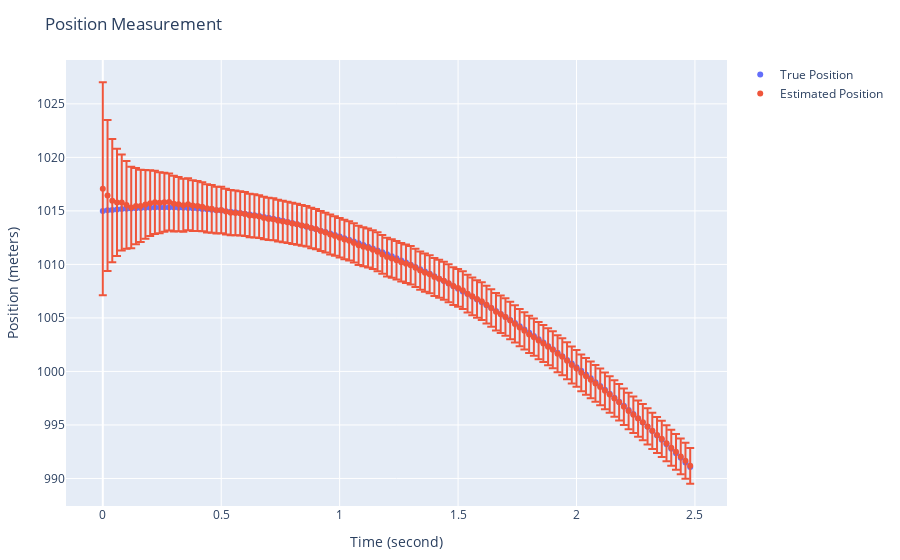

This figure's notebook cell:
### Markdown cell above
Plot the true and estimated position

### Code cell
plot(
    [
        # True position
        scatter(
            mode="markers",
            x=time_axis_sec,
            y=true_state_fcn_time[1, :],
            name="True Position"
        ),
        # Estimated position
        scatter(
            mode="markers",
            x=time_axis_sec,
            y=[s.state[1] for s in states_fcn_time],
            error_y=attr(
                type="data",
                array=[sqrt(s.cov[1, 1]) for s in states_fcn_time]
            ),
            name="Estimated Position"
        )
    ],
    Layout(
        title="Position Measurement",
        xaxis_title="Time (second)",
        yaxis_title="Position (meters)",
        legend_title="Legend Title",
    ),
    config=PlotConfig(scrollZoom=true)
)
